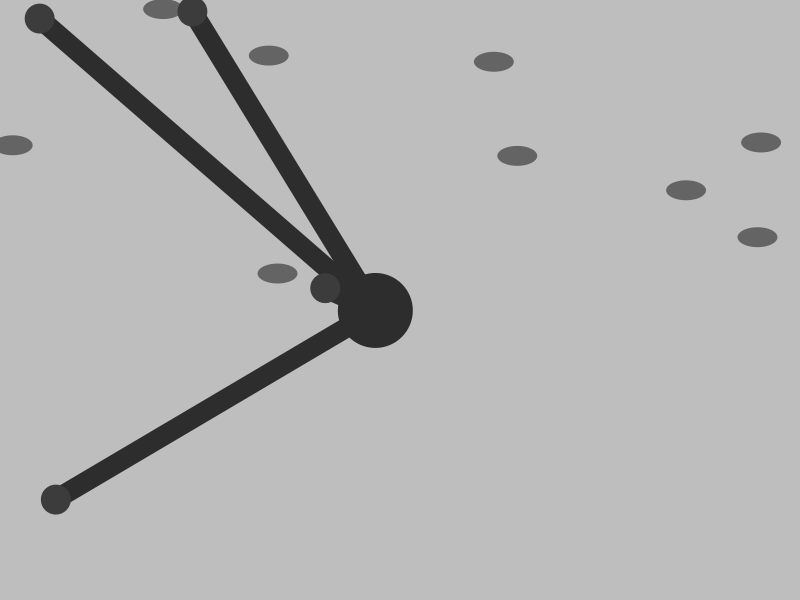
Frame 1 (no input)
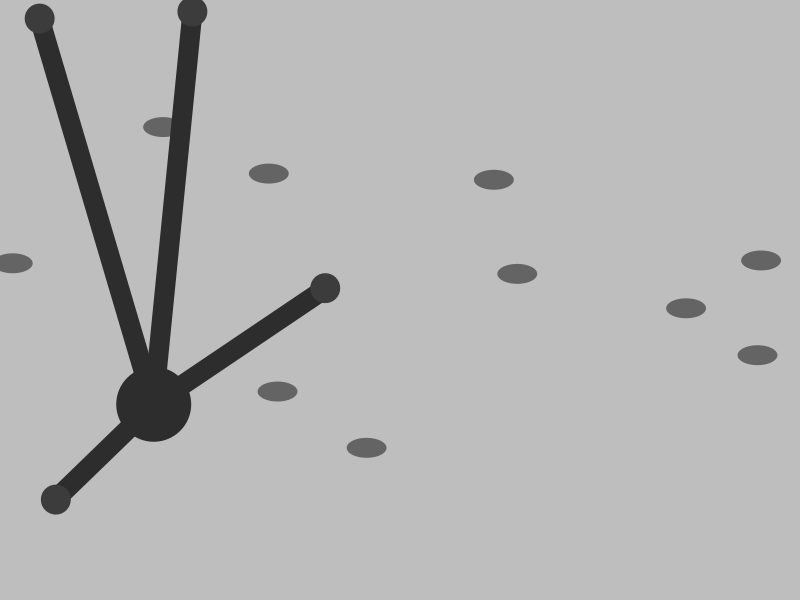
Frame 60 (the mouse pressed at the canvas centre just before this capture)
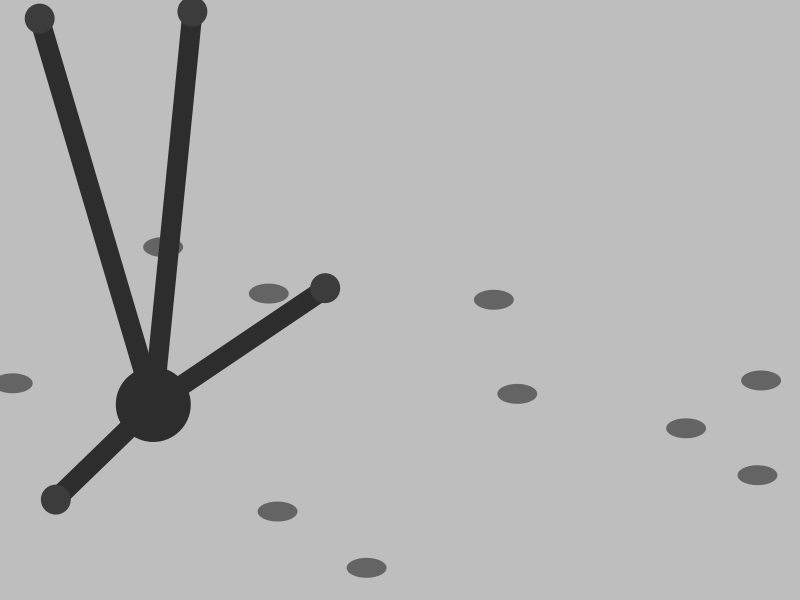
Frame 120 (the mouse held since frame 60 and released just before this capture)

The Processing sketch that drew these frames (run headless with seeded random() and noise(); from frame 60 on, the mouse is pressed at the canvas centre):

// Processing sketch: crawling
// ── crawling.pde

// создание лапки lapa
lapka[] lapa = new lapka[4]; 
zacepka[] zacepa = new zacepka[10]; 

float x, y;

void setup() {
  size(800, 600);
  for(int i = 0; i < 10; i++) {
    zacepa[i] = new zacepka(random(0,800), random(0,600));
  }
  for(int i = 0; i < 4; i++) {
    lapa[i] = new lapka(random(0,800), random(0,600));
  }
  x = width/2; y = height/2;
}


void draw() {
  background(190);
  
  float nX = 0, nY = 0;
  
  for(int i = 0; i < lapa.length; i++) {
    nX += lapa[i].x;
    nY += lapa[i].y;
  }
  nX /= lapa.length;
  nY /= lapa.length;
  
  x += (nX-x)/10;
  y += (nY-y)/10 + 20;
  
  for(int i = 0; i < 10; i++) zacepa[i].update();
  
  for(int i = 0; i < lapa.length; i++) {
    stroke(45);
    strokeWeight(20);
    line(x,y, lapa[i].x,lapa[i].y);
  }
  noStroke();
  fill(45);
  circle(x, y, 75);
  
  for(int i = 0; i < 4; i++) {
    if(!lapa[i].zacep) {
      lapa[i].x += (x - lapa[i].x)/20;
      lapa[i].y += (y - lapa[i].y)/20;
    }
    lapa[i].update();
  }
  
}

// ── objects.pde

// лапка
class lapka {
  float x = width/2, y = height/2, diam = 30;
  int zacepus = -1;
  boolean drag = false, mimo = false, zacep = true;
  lapka(float Y, float X) {
    x = Y; y = X;
  }
  void update() {
    if(zacep) {
      if(zacepus >= 0) x = zacepa[zacepus].x;
      if(zacepus >= 0) y = zacepa[zacepus].y;
    }
    if(mousePressed) {
      boolean someLapkaShvachena = false;
      for(int i = 0; i < lapa.length; i++) {
        if(lapa[i].drag) someLapkaShvachena = true;
      }
      if(dist(mouseX,mouseY, x,y) > diam/2) mimo = true;
      else if(!mimo && !someLapkaShvachena) drag = true;
    }
    if(drag) {
      x = mouseX;
      y = mouseY;
      if(zacepus >= 0) zacepa[zacepus].zanyato = false; 
      zacep = !true;
      zacepus = -1;
    }
    if(!mousePressed) {
      if(drag) {
        for(int i = 0; i < zacepa.length; i++) {
          if(dist(x,y, zacepa[i].x,zacepa[i].y) < 20 && !zacepa[i].zanyato) {
              x = zacepa[i].x;
              y = zacepa[i].y;
              zacepa[i].zanyato = true;
              zacepus = i;
              zacep = true;
              break;
          }
        }
      }
      drag = false;
      mimo = false;
    }
    noStroke();
    fill(60);
    circle(x, y, diam);
  }
}

class zacepka {
  float x = width/2, y = height/2, speed = 2;
  boolean zanyato = false;
  zacepka(float X, float Y) {
    x = X; y = Y;
  }
  void update() {
    noStroke();
    fill(100);
    ellipse(x, y, 40, 20);
    y += speed;
    if(y > height) {
      y = random(-100, 0);
      x = random(0, width);
    }
  }
}
